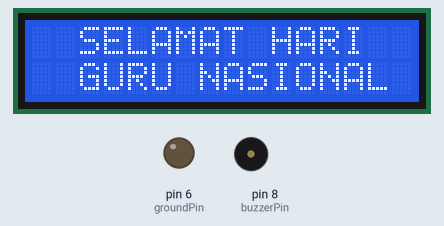
A sketch run on a simulated Arduino Uno, built with avr-gcc and run on an emulated ATmega328P. On the bench: 16×2 character LCD, output pins drawn as LEDs (lit = HIGH), buzzer (waves = sounding).

Above: at 0.1 s.
At 29.6 s:
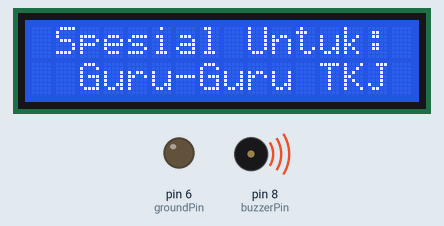
At 58.6 s:
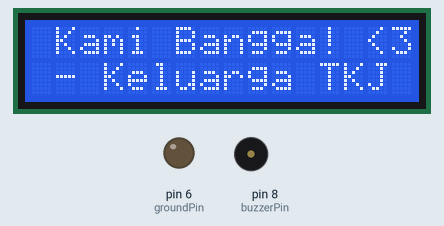
At 119.6 s:
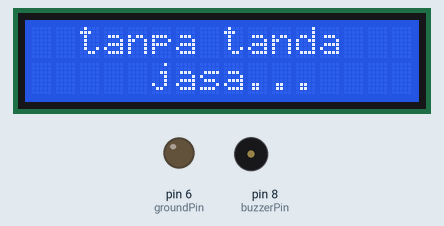
Timing chart, 0 to 130.0 s (numbered marks = the images above):
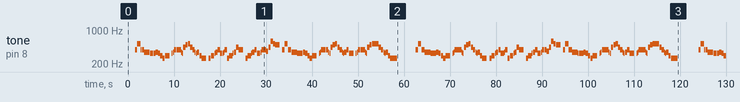

Measured:
- by itself, tone on pin 8 (buzzerPin): plays 392 Hz for 0.46 s, 523 Hz for 0.71 s, 392 Hz for 0.21 s, 392 Hz for 0.46 s, 349 Hz for 0.46 s, 349 Hz for 0.71 s … (236 notes in this stretch)

The sketch:

Hymne_guru_Lyrics_2_reff_-_Arduino_IDE_Source_Code.ino
```cpp
#include <Wire.h>
#include <LiquidCrystal_I2C.h>   // install: "LiquidCrystal I2C" (Frank de Brabander)

// ===== LCD 16x2 I2C (chip PCF8574) =====
// Alamat umum: 0x27
LiquidCrystal_I2C lcd(0x27, 16, 2);

// ===== Buzzer =====
const int buzzerPin = 8;   // kaki + buzzer
const int groundPin = 6;   // kaki - buzzer (dibuat LOW sebagai pengganti GND)

// ===== Pengaturan tempo =====
const int BPM = 120;
const int CELAH_MS = 40;
const unsigned long UNIT_MS = 60000UL / BPM / 2;

// ===== Frekuensi nada =====
#define N_C4  262
#define N_D4  294
#define N_E4  330
#define N_F4  349
#define N_FS4 370
#define N_G4  392
#define N_A4  440
#define N_B4  494
#define N_C5  523
#define N_D5  587
#define R     0

// Kode khusus: ganti tampilan LCD di titik ini (tidak menambah durasi)
#define L1 -1
#define L2 -2
#define L3 -3
#define L4 -4

struct Nada {
  int f;
  byte u;
};

// Partitur Hari Guru Nasional (TIDAK DIUBAH SAMA SEKALI)
const Nada lagu[] = {
  {L1, 0}, {R, 6}, {N_G4, 2},

  // Terpujilah wahai engkau ibu bapak guru
  {N_C5, 3}, {N_G4, 1}, {N_G4, 2}, {N_F4, 2},
  {N_F4, 3}, {N_E4, 1}, {N_E4, 2}, {N_E4, 2},
  {N_F4, 2}, {N_E4, 2}, {N_D4, 2}, {N_C4, 2},
  {N_D4, 4}, {R, 2}, {N_E4, 1}, {N_F4, 1},

  // Namamu akan selalu hidup dalam sanubariku
  {N_G4, 2}, {N_G4, 2}, {N_G4, 2}, {N_F4, 1}, {N_E4, 1},
  {N_A4, 2}, {N_B4, 2}, {N_C5, 2}, {N_A4, 2},
  {N_G4, 2}, {N_F4, 1}, {N_E4, 1}, {N_F4, 2}, {N_D4, 2},
  {N_C4, 4}, {L2, 0}, {R, 2}, {N_C4, 2},

  // Semua baktimu akan kuukir di dalam hatiku
  {N_D4, 2}, {N_D4, 1}, {N_E4, 1}, {N_F4, 2}, {N_G4, 2},
  {N_E4, 2}, {N_E4, 1}, {N_F4, 1}, {N_G4, 2}, {N_C4, 2},
  {N_D4, 2}, {N_D4, 1}, {N_E4, 1}, {N_F4, 2}, {N_A4, 2},
  {N_G4, 4}, {R, 2}, {N_C4, 2},

  // S'bagai prasasti terima kasihku tuk pengabdianmu
  {N_D4, 2}, {N_D4, 1}, {N_E4, 1}, {N_F4, 2}, {N_G4, 2},
  {N_E4, 2}, {N_E4, 1}, {N_F4, 1}, {N_G4, 2}, {N_G4, 2},
  {N_FS4, 2}, {N_A4, 2}, {N_D5, 2}, {N_C5, 2},
  {N_B4, 4}, {L3, 0}, {R, 2}, {N_G4, 2},

  // Engkau sebagai pelita dalam kegelapan
  {N_C5, 3}, {N_G4, 1}, {N_G4, 2}, {N_F4, 2},
  {N_F4, 3}, {N_E4, 1}, {N_E4, 2}, {N_E4, 2},
  {N_F4, 2}, {N_E4, 2}, {N_D4, 2}, {N_C4, 2},
  {N_D4, 4}, {R, 2}, {N_E4, 1}, {N_F4, 1},

  // Engkau laksana embun penyejuk dalam kehausan
  {N_G4, 2}, {N_G4, 2}, {N_G4, 2}, {N_F4, 1}, {N_E4, 1},
  {N_A4, 2}, {N_B4, 2}, {N_C5, 2}, {N_A4, 2},
  {N_G4, 2}, {N_F4, 1}, {N_E4, 1}, {N_F4, 2}, {N_G4, 2},
  {N_E4, 4}, {L4, 0}, {R, 2}, {N_E4, 1}, {N_F4, 1},

  // Engkau patriot pahlawan bangsa tanpa tanda jasa
  {N_G4, 2}, {N_G4, 2}, {N_G4, 2}, {N_F4, 1}, {N_E4, 1},
  {N_A4, 2}, {N_B4, 2}, {N_C5, 6}, {N_A4, 2},
  {N_G4, 2}, {N_F4, 1}, {N_E4, 1}, {N_F4, 2}, {N_D4, 2},
  {N_C4, 6}, {R, 2}
};

#define JML_NADA (sizeof(lagu) / sizeof(lagu[0]))

// ===== Tampilan LCD =====
void tulis(int kolom, int baris, const char* teks) {
  lcd.setCursor(kolom, baris);
  lcd.print(teks);
}

// Teks Ucapan Utama (TIDAK DIUBAH SAMA SEKALI)
void tampilLayar(int nomor) {
  lcd.clear();
  switch (nomor) {
    case 1: tulis(2, 0, "SELAMAT HARI");    tulis(2, 1, "GURU NASIONAL");   break;
    case 2: tulis(1, 0, "Spesial Untuk:");  tulis(2, 1, "Guru-Guru TKJ");   break;
    case 3: tulis(2, 0, "Terima Kasih");    tulis(1, 1, "Atas Ilmunya!");   break;
    case 4: tulis(1, 0, "Kami Bangga! <3"); tulis(1, 1, "- Keluarga TKJ");  break;
  }
}

// Fungsi bantu cetak 2 baris lirik sekaligus
void cetakLirik(int kol1, const char* baris1, int kol2, const char* baris2) {
  lcd.clear();
  tulis(kol1, 0, baris1);
  tulis(kol2, 1, baris2);
}

// ===== Mapping Indeks Nada (i) ke Lirik Lagu =====
void tampilLirik(unsigned int i) {
  switch (i) {
    case 0:   cetakLirik(1, "~ HYMNE GURU ~",   2, "(Mode Lirik)");      break;

    // 1. Terpujilah wahai engkau ibu bapak guru
    case 2:   cetakLirik(3, "Terpujilah",       2, "wahai engkau");      break;
    case 10:  cetakLirik(3, "ibu bapak",        5, "guru...");           break;

    // 2. Namamu akan selalu hidup dalam sanubariku
    case 17:  cetakLirik(2, "Namamu akan",      2, "selalu hidup");      break;
    case 27:  cetakLirik(5, "dalam",            2, "sanubariku...");     break;

    // 3. Semua baktimu akan kuukir di dalam hatiku
    case 36:  cetakLirik(1, "Semua baktimu",    2, "akan kuukir");       break;
    case 47:  cetakLirik(4, "di dalam",         4, "hatiku...");         break;

    // 4. S'bagai prasasti terima kasihku tuk pengabdianmu
    case 54:  cetakLirik(0, "S'bagai prasasti", 1, "terima kasihku");    break;
    case 65:  cetakLirik(6, "tuk",              1, "pengabdianmu..");    break;

    // 5. Engkau sebagai pelita dalam kegelapan
    case 72:  cetakLirik(1, "Engkau sebagai",   5, "pelita");            break;
    case 80:  cetakLirik(5, "dalam",            2, "kegelapan...");      break;

    // 6. Engkau laksana embun penyejuk dalam kehausan
    case 87:  cetakLirik(1, "Engkau laksana",   1, "embun penyejuk");    break;
    case 97:  cetakLirik(5, "dalam",            3, "kehausan...");       break;

    // 7. Engkau patriot pahlawan bangsa tanpa tanda jasa
    case 106: cetakLirik(1, "Engkau patriot",   0, "pahlawan bangsa");   break;
    case 116: cetakLirik(2, "tanpa tanda",      5, "jasa...");           break;
  }
}

// ===== Pemutar lagu (modeLirik: false = Ucapan, true = Lirik) =====
void mainkanLagu(bool modeLirik) {
  unsigned long target = millis();

  for (unsigned int i = 0; i < JML_NADA; i++) {
    int f = lagu[i].f;

    if (modeLirik) {
      tampilLirik(i);         // Putaran 2: cek apakah indeks nada ini punya lirik
      if (f < 0) continue;    // Abaikan kode L1-L4 agar tidak menimpa lirik
    } else {
      if (f < 0) {            // Putaran 1: tampilkan ucapan L1-L4 seperti semula
        tampilLayar(-f);
        continue;
      }
    }

    unsigned long durasi = lagu[i].u * UNIT_MS;

    if (f > 0 && durasi > CELAH_MS) {
      tone(buzzerPin, f, durasi - CELAH_MS);
    } else {
      noTone(buzzerPin);
    }

    target += durasi;

    while ((long)(millis() - target) < 0) {
    }
  }

  noTone(buzzerPin);
}

void setup() {
  pinMode(buzzerPin, OUTPUT);
  pinMode(groundPin, OUTPUT);
  digitalWrite(groundPin, LOW);   // pin 6 jadi "GND" buzzer

  lcd.init();
  lcd.backlight();
}

void loop() {
  // Putaran 1: Melodi + Tampilan Ucapan (L1 s/d L4)
  mainkanLagu(false);
  delay(2000);

  // Putaran 2: Melodi + Tampilan Lirik Sinkron
  mainkanLagu(true);
  delay(2500);
}
```
